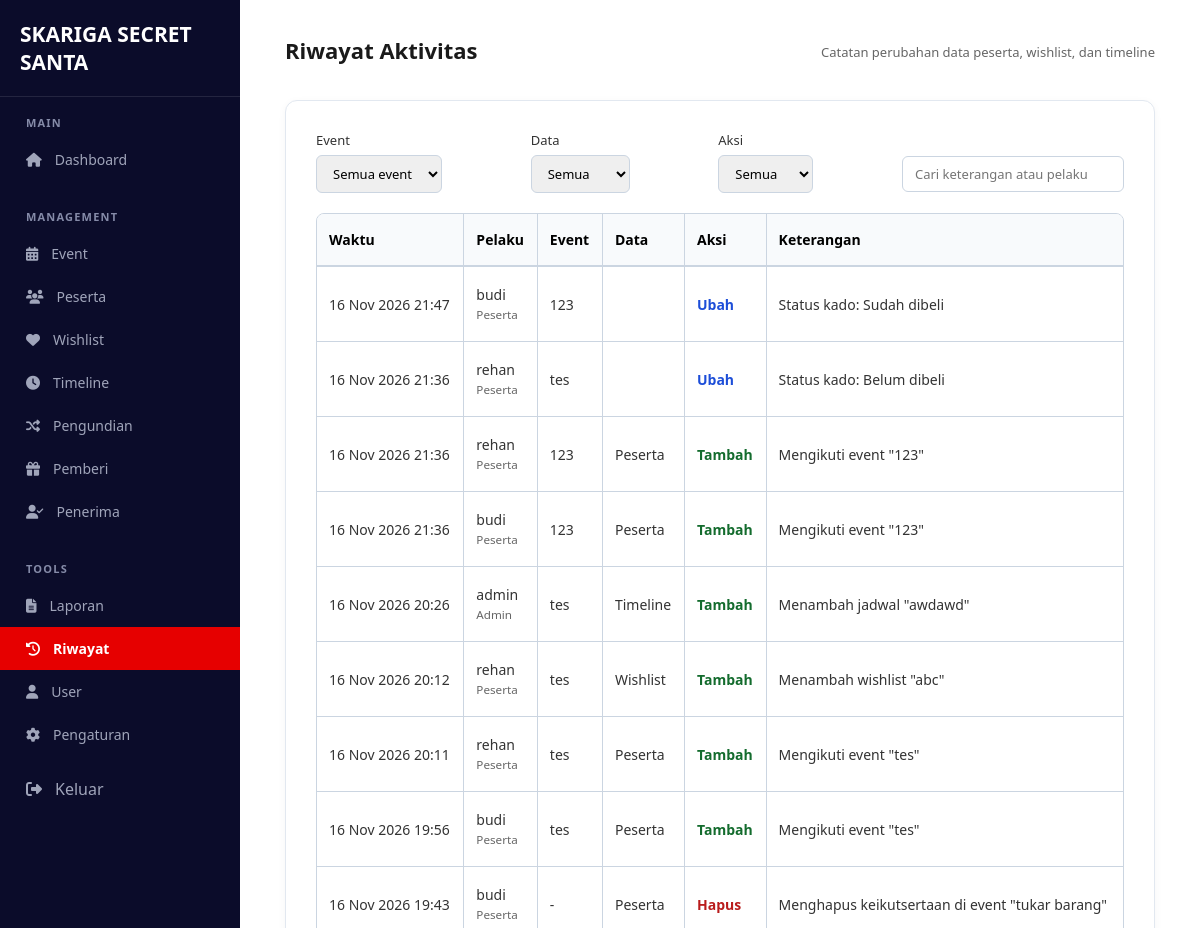
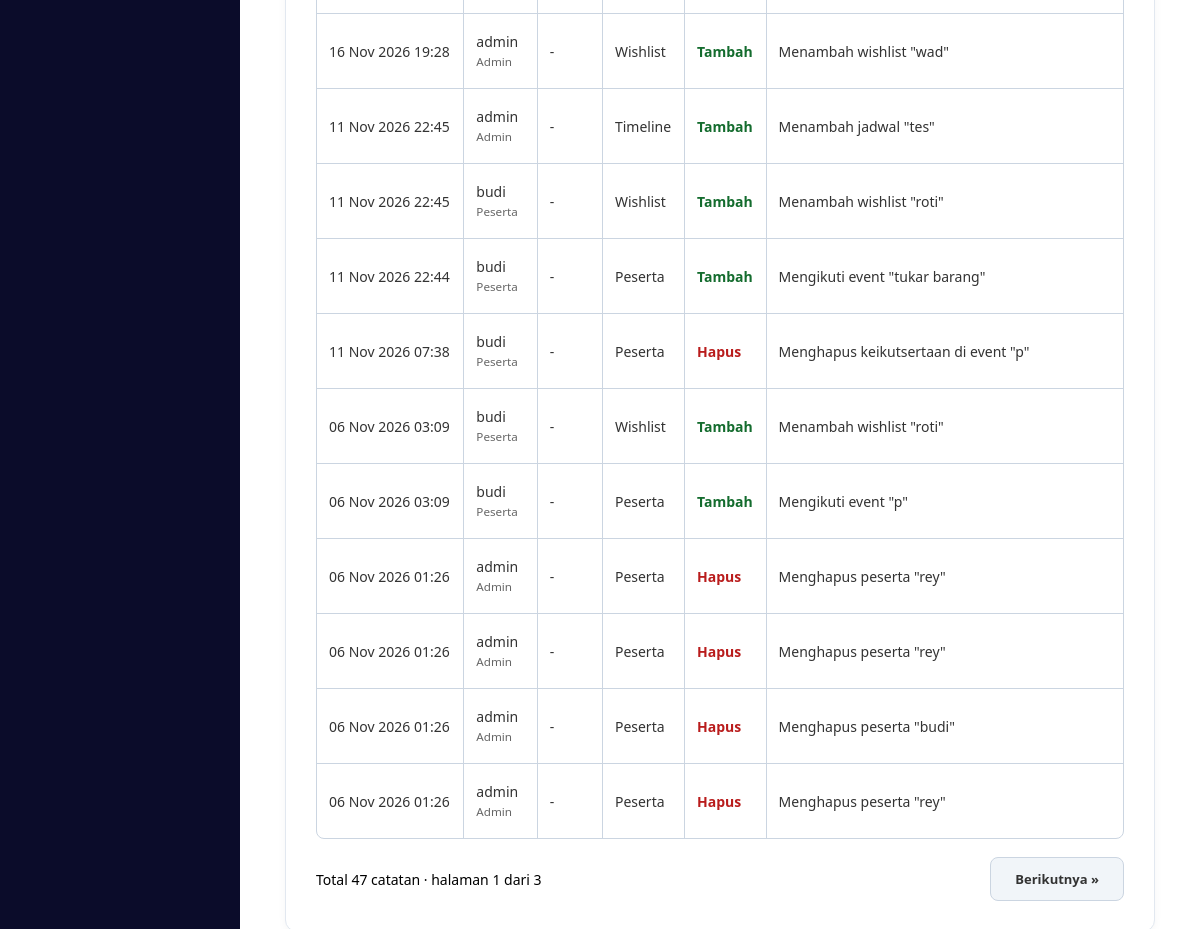
Screenshot of /pages/riwayat/index.php (signed in) with the database file from the repository (2 pictures, top to bottom).
### tables this page shows
CREATE TABLE `riwayat` (
  `id` int(11) NOT NULL,
  `user_id` int(11) DEFAULT NULL,
  `event_id` int(11) DEFAULT NULL,
  `modul` enum('peserta','wishlist','timeline') NOT NULL,
  `aksi` enum('tambah','ubah','hapus') NOT NULL,
  `keterangan` varchar(255) NOT NULL,
  `created_at` timestamp NOT NULL DEFAULT current_timestamp()
);

CREATE TABLE `users` (
  `id` int(11) NOT NULL,
  `nama` varchar(100) NOT NULL,
  `email` varchar(100) NOT NULL,
  `password` varchar(255) NOT NULL,
  `role` enum('admin','peserta') NOT NULL DEFAULT 'peserta',
  `foto` varchar(255) DEFAULT NULL,
  `created_at` timestamp NOT NULL DEFAULT current_timestamp()
);

CREATE TABLE `events` (
  `id` int(11) NOT NULL,
  `user_id` int(11) NOT NULL,
  `nama_event` varchar(150) NOT NULL,
  `deskripsi` text DEFAULT NULL,
  `tema` varchar(150) DEFAULT NULL,
  `aturan_kado` text DEFAULT NULL,
  `gambar` varchar(255) DEFAULT NULL,
  `budget` decimal(12,2) DEFAULT 0.00,
  `biaya_pendaftaran` decimal(12,2) NOT NULL DEFAULT 0.00,
  `tanggal_event` date DEFAULT NULL,
  `status` enum('draft','aktif','selesai') DEFAULT 'draft',
  `created_at` timestamp NOT NULL DEFAULT current_timestamp()
);

### includes/functions.php (called while the page is built, shortened)
<?php
function h($str)
{
    return htmlspecialchars((string) $str, ENT_QUOTES, 'UTF-8');
}
?>

### pages/riwayat/index.php (the view, shortened to what this page needs)
<?php
require_once __DIR__ . '/../../config/config.php';
require_once __DIR__ . '/../../includes/functions.php';
$search = trim($_GET['q'] ?? '');
$page = max(1, (int) ($_GET['page'] ?? 1));
$per_page = 20;
$from = " FROM riwayat r
          LEFT JOIN users u ON u.id = r.user_id
          LEFT JOIN events e ON e.id = r.event_id";
$where = " WHERE 1 = 1";
$params = [];
$types = '';
$stmt = $conn->prepare("SELECT COUNT(*) AS total" . $from . $where);
$stmt->execute();
$total = (int) $stmt->get_result()->fetch_assoc()['total'];
$total_page = max(1, (int) ceil($total / $per_page));
$page = min($page, $total_page);
$offset = ($page - 1) * $per_page;
$stmt = $conn->prepare(
    "SELECT r.modul, r.aksi, r.keterangan, r.created_at,
            u.nama AS pelaku, u.role AS role_pelaku, e.nama_event"
    . $from . $where .
    " ORDER BY r.created_at DESC, r.id DESC LIMIT ? OFFSET ?"
);
$params_page = array_merge($params, [$per_page, $offset]);
$stmt->bind_param($types . 'ii', ...$params_page);
$stmt->execute();
$riwayat = $stmt->get_result()->fetch_all(MYSQLI_ASSOC);
$warna_aksi = ['tambah' => '#146c2e', 'ubah' => '#1d4ed8', 'hapus' => '#b91c1c'];
function link_halaman(int $p): string
{
    return '?' . http_build_query(array_merge($_GET, ['page' => $p]));
}
require_once __DIR__ . '/../../includes/admin_layout_top.php';
?>
<div class="table-card">
    <form method="GET" class="filter-bar">
        <div class="filter-group">
            <label for="event_id">Event</label>
            <select name="event_id" id="event_id" onchange="this.form.submit()">
                <option value="0">Semua event</option>
            </select>
        </div>
        <div class="filter-group">
            <label for="modul">Data</label>
            <select name="modul" id="modul" onchange="this.form.submit()">
                <option value="">Semua</option>
            </select>
        </div>
        <div class="filter-group">
            <label for="aksi">Aksi</label>
            <select name="aksi" id="aksi" onchange="this.form.submit()">
                <option value="">Semua</option>
            </select>
        </div>
        <div class="filter-group">
            <label for="q">&nbsp;</label>
            <input type="text" name="q" id="q" placeholder="Cari keterangan atau pelaku" value="<?= h($search) ?>">
        </div>
    </form>
    <?php if (!$riwayat): ?>
        <div class="empty-state">
            <h3>Belum Ada Riwayat</h3>
            <p>Riwayat muncul setelah ada data peserta, wishlist, atau timeline yang ditambah, diubah, atau dihapus.</p>
        </div>
    <?php else: ?>
        <table class="data-table table-grid">
            <thead>
                <tr>
                    <th>Waktu</th>
                    <th>Pelaku</th>
                    <th>Event</th>
                    <th>Data</th>
                    <th>Aksi</th>
                    <th>Keterangan</th>
                </tr>
            </thead>
            <tbody>
                <?php foreach ($riwayat as $r): ?>
                    <tr>
                        <td><?= date('d M Y H:i', strtotime($r['created_at'])) ?></td>
                        <td>
                            <?= h($r['pelaku'] ?? 'Akun dihapus') ?>
                            <?php if (!empty($r['role_pelaku'])): ?>
                                <br><small style="color:#666;"><?= h(ucfirst($r['role_pelaku'])) ?></small>
                            <?php endif; ?>
                        </td>
                        <td><?= h($r['nama_event'] ?? '-') ?></td>
                        <td><?= h(ucfirst($r['modul'])) ?></td>
                        <td>
                            <strong style="color:<?= $warna_aksi[$r['aksi']] ?? '#333' ?>;">
                                <?= h(ucfirst($r['aksi'])) ?>
                            </strong>
                        </td>
                        <td><?= h($r['keterangan']) ?></td>
                    </tr>
                <?php endforeach; ?>
            </tbody>
        </table>
        <div style="display:flex; justify-content:space-between; align-items:center; margin-top:18px; font-size:14px;">
            <span>Total <?= $total ?> catatan &middot; halaman <?= $page ?> dari <?= $total_page ?></span>
            <span style="display:flex; gap:8px;">
                <?php if ($page < $total_page): ?>
                    <a href="<?= h(link_halaman($page + 1)) ?>" class="btn-secondary">Berikutnya &raquo;</a>
                <?php endif; ?>
            </span>
        </div>
    <?php endif; ?>
</div>
<?php require_once __DIR__ . '/../../includes/admin_layout_bottom.php'; ?>

### assets/css/style_admin.css (style rules this page uses)
* { box-sizing: border-box; margin: 0; padding: 0; font-family: 'Segoe UI', Tahoma, Geneva, Verdana, sans-serif; }
html, body { width: 100%; height: 100%; overflow-x: hidden; background-color: #ffffff; }
.table-card { border: 1px solid #e2e8f0; border-radius: 12px; padding: 30px; background-color: #ffffff; box-shadow: 0 2px 8px rgba(0, 0, 0, 0.04); min-height: 480px; display: flex; flex-direction: column; justify-content: flex-start; }
table { width: 100%; border-collapse: collapse; font-size: 13px; }
table th { text-align: left; color: #666; font-weight: 500; padding-bottom: 12px; border-bottom: 1px solid #edf2f7; }
table td { padding: 14px 0; color: #333; }
.data-table { width: 100%; border-collapse: collapse; font-size: 14px; }
.data-table th { text-align: left; color: #000000; font-weight: 700; padding: 16px 12px; border-bottom: 2px solid #edf2f7; font-size: 14px; }
.data-table td { padding: 18px 12px; color: #333333; border-bottom: 1px solid #f1f5f9; vertical-align: middle; }
.filter-bar { display: flex; justify-content: space-between; align-items: center; gap: 16px; margin-bottom: 20px; flex-wrap: wrap; }
.filter-bar .filter-group { display: flex; flex-direction: column; gap: 6px; font-size: 13px; color: #333; }
.filter-bar select, .filter-bar input[type="text"] { padding: 8px 12px; border: 1px solid #cbd5e1; border-radius: 6px; font-size: 13px; }
.btn-secondary { background-color: #f1f5f9; color: #333; border: 1px solid #cbd5e1; padding: 12px 24px; border-radius: 8px; font-weight: 600; font-size: 13px; text-decoration: none; display: inline-block; }
.data-table.table-grid { border: 1px solid #cbd5e1; border-radius: 8px; border-collapse: separate; border-spacing: 0; overflow: hidden; }
.data-table.table-grid th, .data-table.table-grid td { border-right: 1px solid #cbd5e1; border-bottom: 1px solid #cbd5e1; }
.data-table.table-grid th:last-child, .data-table.table-grid td:last-child { border-right: none; }
.data-table.table-grid tbody tr:last-child td { border-bottom: none; }
.data-table.table-grid th { background: #f8fafc; border-bottom: 2px solid #cbd5e1; }

### rows the page displays
riwayat: created_at "16 Nov 2026 21:47", user.nama "budi", user.role "Peserta", event.nama_event "123", aksi "Ubah", keterangan "Status kado: Sudah dibeli"
riwayat: created_at "16 Nov 2026 21:36", user.nama "rehan", user.role "Peserta", event.nama_event "tes", aksi "Ubah", keterangan "Status kado: Belum dibeli"
riwayat: created_at "16 Nov 2026 21:36", user.nama "rehan", user.role "Peserta", event.nama_event "123", modul "Peserta", aksi "Tambah", keterangan "Mengikuti event \"123\""
riwayat: created_at "16 Nov 2026 21:36", user.nama "budi", user.role "Peserta", event.nama_event "123", modul "Peserta", aksi "Tambah", keterangan "Mengikuti event \"123\""
riwayat: created_at "16 Nov 2026 20:26", user.nama "admin", user.role "Admin", event.nama_event "tes", modul "Timeline", aksi "Tambah", keterangan "Menambah jadwal \"awdawd\""
riwayat: created_at "16 Nov 2026 20:12", user.nama "rehan", user.role "Peserta", event.nama_event "tes", modul "Wishlist", aksi "Tambah", keterangan "Menambah wishlist \"abc\""
riwayat: created_at "16 Nov 2026 20:11", user.nama "rehan", user.role "Peserta", event.nama_event "tes", modul "Peserta", aksi "Tambah", keterangan "Mengikuti event \"tes\""
riwayat: created_at "16 Nov 2026 19:56", user.nama "budi", user.role "Peserta", event.nama_event "tes", modul "Peserta", aksi "Tambah", keterangan "Mengikuti event \"tes\""
riwayat: created_at "16 Nov 2026 19:43", user.nama "budi", user.role "Peserta", nama_event "-", modul "Peserta", aksi "Hapus", keterangan "Menghapus keikutsertaan di event \"tukar barang\""
riwayat: created_at "16 Nov 2026 19:28", user.nama "admin", user.role "Admin", nama_event "-", modul "Wishlist", aksi "Tambah", keterangan "Menambah wishlist \"wad\""
riwayat: created_at "11 Nov 2026 22:45", user.nama "admin", user.role "Admin", nama_event "-", modul "Timeline", aksi "Tambah", keterangan "Menambah jadwal \"tes\""
riwayat: created_at "11 Nov 2026 22:45", user.nama "budi", user.role "Peserta", nama_event "-", modul "Wishlist", aksi "Tambah", keterangan "Menambah wishlist \"roti\""
riwayat: created_at "11 Nov 2026 22:44", user.nama "budi", user.role "Peserta", nama_event "-", modul "Peserta", aksi "Tambah", keterangan "Mengikuti event \"tukar barang\""
riwayat: created_at "11 Nov 2026 07:38", user.nama "budi", user.role "Peserta", nama_event "-", modul "Peserta", aksi "Hapus", keterangan "Menghapus keikutsertaan di event \"p\""
riwayat: created_at "06 Nov 2026 03:09", user.nama "budi", user.role "Peserta", nama_event "-", modul "Wishlist", aksi "Tambah", keterangan "Menambah wishlist \"roti\""
riwayat: created_at "06 Nov 2026 03:09", user.nama "budi", user.role "Peserta", nama_event "-", modul "Peserta", aksi "Tambah", keterangan "Mengikuti event \"p\""
riwayat: created_at "06 Nov 2026 01:26", user.nama "admin", user.role "Admin", nama_event "-", modul "Peserta", aksi "Hapus", keterangan "Menghapus peserta \"rey\""
riwayat: created_at "06 Nov 2026 01:26", user.nama "admin", user.role "Admin", nama_event "-", modul "Peserta", aksi "Hapus", keterangan "Menghapus peserta \"rey\""
riwayat: created_at "06 Nov 2026 01:26", user.nama "admin", user.role "Admin", nama_event "-", modul "Peserta", aksi "Hapus", keterangan "Menghapus peserta \"budi\""
riwayat: created_at "06 Nov 2026 01:26", user.nama "admin", user.role "Admin", nama_event "-", modul "Peserta", aksi "Hapus", keterangan "Menghapus peserta \"rey\""

### other values shown
$group_name "MAIN"
$item['label'] "Dashboard"
$group_name "MANAGEMENT"
$item['label'] "Event"
$item['label'] "Peserta"
$item['label'] "Wishlist"
$item['label'] "Timeline"
$item['label'] "Pengundian"
$item['label'] "Pemberi"
$item['label'] "Penerima"
$group_name "TOOLS"
$item['label'] "Laporan"
$item['label'] "Riwayat"
$item['label'] "User"
$item['label'] "Pengaturan"
